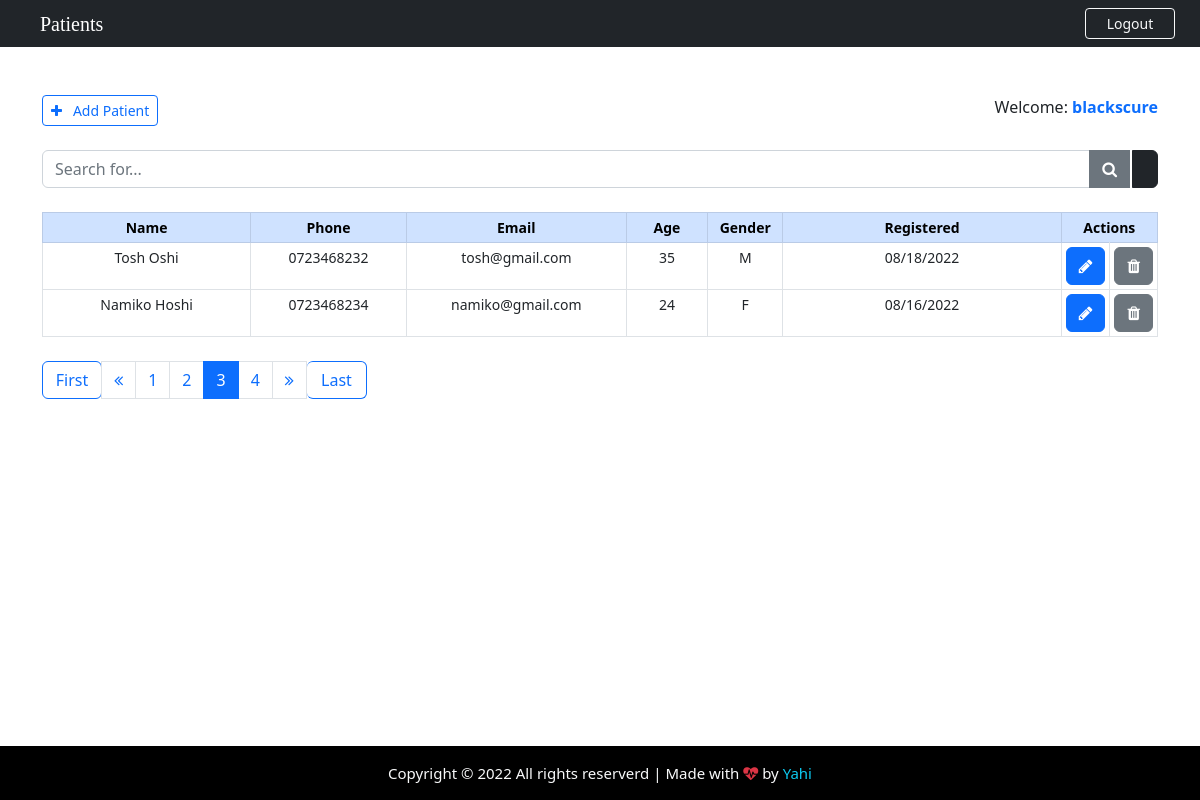
The page /backend/?page=3 (signed in) on the database its author committed.
### App/models.py (models this page shows, shortened)
class Patient(models.Model):
    GENDER = (
        ('M', 'M'),
        ('F', 'F'),
    )
    id = models.IntegerField(primary_key=True)
    name = models.CharField(max_length=40)
    phone = models.CharField(max_length=40)
    email = models.CharField(max_length=40)
    age = models.CharField(max_length=40)
    gender = models.CharField(max_length=1, null=True, choices=GENDER)
    note = models.TextField()
    create_at = models.DateField(auto_now_add=True)

### App/views.py (the view)
# urls.py: path('backend/',   views.backend, name="backend"),
@cache_control(no_cache=True, must_revalidade=True, no_store=True)
@login_required(login_url="login")
def backend(request):
    if 'q' in request.GET:
        q = request.GET['q']
        all_patient_list = Patient.objects.filter (
             Q(name__icontains=q )| Q(phone__icontains=q) | Q(email__icontains=q) | Q(age__icontains=q) | Q(gender__icontains=q) | Q(note__icontains=q)
         ).order_by('-create_at')
    else:
        all_patient_list = Patient.objects.all().order_by('-create_at')
    paginator = Paginator(all_patient_list, 2)
    page = request.GET.get('page')
    all_patient = paginator.get_page(page)
    return render(request, "backend.html", {"patients":all_patient})

### App/templates/backend.html (shortened to what this page needs)
{% extends 'base.html' %}
{% block nav-content %}
<i class="fa fa-hospital-user">&nbsp;&nbsp; Patients</i>
{% endblock nav-content %}
{% block btn-nav %}
<a href="{% url 'logout' %}" class="btn btn-outline-danger btn-sm border-light text-light" id="btn-nav">Logout</a>
{% endblock btn-nav %}
{% block content %}
<div class="container">
    <br><br>
    <div class="d-flex justify-content-between">
        <a href="{% url 'add_patient' %}" class="btn btn-outline-primary btn-sm"><i class="fa fa-plus"></i>&nbsp;&nbsp; Add Patient</a>
        <span>
            Welcome: <strong><span class="text-primary">{{ user.get_username }}</span></strong>
        </span>
    </div>
    <form>
        <div class="input-group input-sm mb-3 mt-4">
            <input name="q" type="text" class="form-control" placeholder="Search for..." value="{{ request.GET.q }}">
            <button class="btn btn-secondary"><i class="fa fa-search"></i></button>
            <a href="{% url 'backend' %} " class="btn btn-dark" style="margin-left: 2px;"></a>
        </div>
    </form>
    <center>
        <table class="table table-bordered table-sm mt-4" style="text-align: center; font-size: 14px;">
            <thead class="table-primary">
                <tr>
                    <th style="width: 21%;">Name</th>
                    <th style="width: 15%;">Phone</th>
                    <th style="width: 21%;">Email</th>
                    <th style="width: 8%;">Age</th>
                    <th style="width: 7%;">Gender</th>
                    <th style="width: 81%;">Registered</th>
                    <th style="width: 10%;" colspan="2">Actions</th>
                </tr>
            </thead>
            {% for patient in patients %}
            <tr>
                <td>{{ patient.name }}</td>
                <td>{{ patient.phone }}</td>
                <td>{{ patient.email }}</td>
                <td>{{ patient.age }}</td>
                <td>{{ patient.gender }}</td>
                <td>{{ patient.create_at | date:'m/d/Y' }}</td>
                <td>
                    <a class="btn btn-primary" href="/patient/{{ patient.id }}" title="Edit patient">
                        <i class="fa fa-pencil"></i>
                    </a>
                </td>
                <td>
                    <a class="btn btn-secondary" href="/delete_patient/{{ patient.id }}" title="Delete patient">
                        <i class="fa fa-trash"></i>
                    </a>
                </td>
            </tr>
            {% endfor %}
        </table>
    </center>
    <nav class="mt-4">
        {% if patients.has_other_pages %}
        <ul class="pagination justify-content-left">
            {% if patients.has_previous %}
            <a href="?page=1" class="btn btn-outline-primary mb-4" style="width: 60px; border-radius: 1px solid #d3d3d3;">First</a>
            <li class="page-item"><a class="page-link" href="?page={{ patients.previous_page_number }}"><i class="fa fa-angle-double-left"></i></a></li>
            {% else %}
            <li class="page-item disabled"></li>
            {% endif %}
            {% for i in patients.paginator.page_range %}
                {% if patients.number == i %}
                <li class="page-item active"><span class="page-link">{{ i }}</span></li>
                {% else %}
                <li class="page-item"><a class="page-link" href="?page={{ i }}">{{ i }}</a></li>
                {% endif %}
            {% endfor %}
            {% if patients.has_next %}
            <li class="page-item"><a class="page-link" href="?page={{ patients.next_page_number }}"><i class="fa fa-angle-double-right"></i></a></li>
            <a href="?page={{ patients.paginator.nun_pages }}" class="btn btn-outline-primary mb-4" style="width: 60px; border-radius: 1px solid #d3d3d3; border-left: none;">Last</a>
            {% else %}
            <li class="page-item disabled"></li>
            {% endif %}
        </ul>
        {% endif %}
    </nav>
</div>
{% endblock content %}

### App/static/css/style.css (style rules this page uses)
html, body { height: 100%; margin: 0; max-width: 100%; overflow: hidden; }
#btn-nav { width: 90px; float: right; margin-right: 25px; }

### rows shown on the page
Patient: name "Tosh Oshi", phone "0723468232", email "tosh@gmail.com", age "35", gender "M", create_at "08/18/2022"
Patient: name "Namiko Hoshi", phone "0723468234", email "namiko@gmail.com", age "24", gender "F", create_at "08/16/2022"

### other values the page prints
{{ user.get_username }} "blackscure"
{{ i }} "1" "2" "4"
{{ i }} "3"
